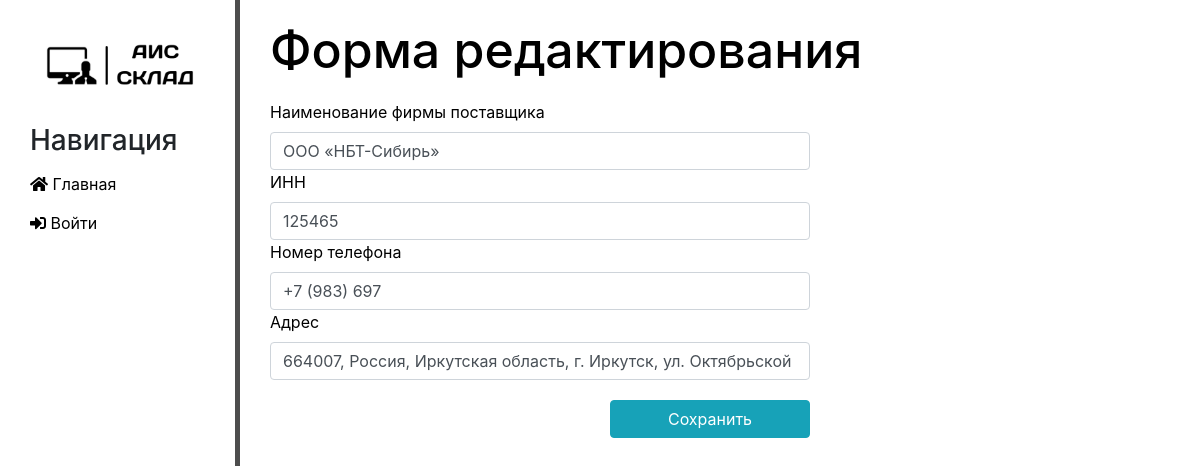
/providers/update_provider/1, run on an earlier commit of the app's database.
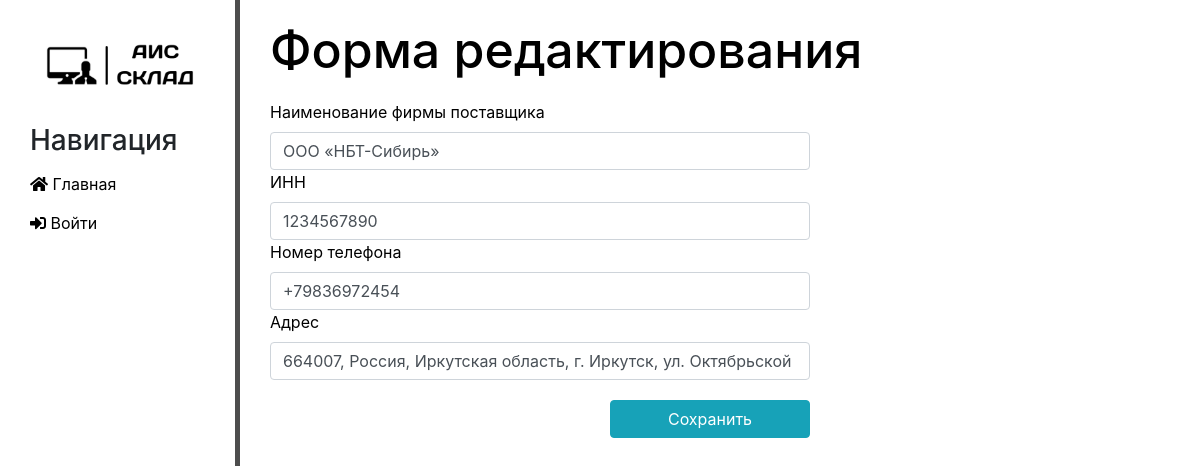
And on a later commit of the database.
### main/models.py (models this page shows, shortened)
class Provider(models.Model):
    provider_name = models.CharField('Название фирмы', max_length=255)
    inn = models.BigIntegerField('ИНН')
    phone = models.CharField('Телефон', max_length=20)
    address = models.CharField('Адрес', max_length=255)
    class Meta:
        verbose_name = 'Поставщик'
        verbose_name_plural = 'Поставщики'

### main/views.py (the view)
# urls.py: path('providers/update_provider/<int:pk>', views.ProvidersUpdatelView.as_view(), name='update_provider'),
class ProvidersUpdatelView(UpdateView):
    model = Provider
    template_name = 'main/provider_add_form.html'
    form_class = ProviderForm

### main/templates/main/provider_add_form.html (shortened to what this page needs)
{% extends 'main/layout.html' %}
{% block content %}
    <div class="features">
      {% if title %}
    <h1> {{title}} </h1>
        {% else %}
    <h1> Форма редактирования </h1>
         {% endif %}
        <form method="post">
            <label>Наименование фирмы поставщика</label>
            {{form.provider_name}}
            <label>ИНН</label>
            {{form.inn}}
            <label>Номер телефона</label>
            {{form.phone}}
            <label>Адрес</label>
            {{form.address}}
            <button type="submit" class="btn btn-info">Сохранить</button>
        </form>
    </div>
{% endblock %}

What changed in the data, as far as the page shows it:
changed Provider "ООО «НБТ-Сибирь»": inn "125465" → "1234567890"; phone "+7 (983) 697" → "+79836972454"
